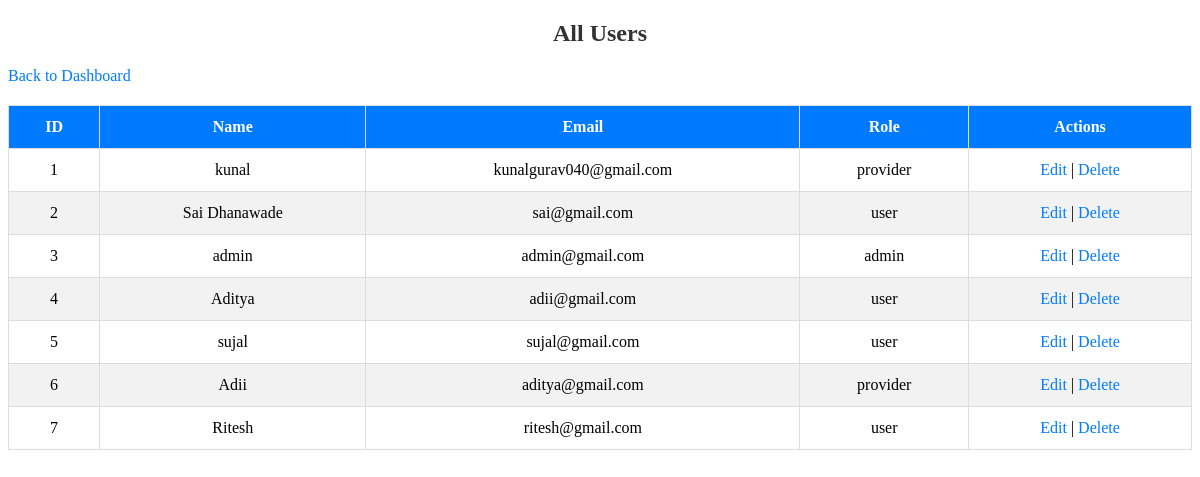
The app's page /admin/view_users.php (signed in) with its own data.
### tables this page shows
CREATE TABLE `users` (
  `id` int(11) NOT NULL,
  `name` varchar(100) NOT NULL,
  `email` varchar(100) NOT NULL,
  `password` varchar(255) NOT NULL,
  `role` enum('user','provider','admin') DEFAULT 'user',
  `created_at` timestamp NOT NULL DEFAULT current_timestamp()
);

### admin/view_users.php (the view, shortened to what this page needs)
<?php
include '../config.php';
$stmt = $pdo->prepare("SELECT id, name, email, role FROM users");
$stmt->execute();
$users = $stmt->fetchAll(PDO::FETCH_ASSOC);
?>
<!DOCTYPE html>
<html lang="en">
<head>
</head>
<body>
    <h2>All Users</h2>
    <a href="dashboard.php">Back to Dashboard</a>
    <table>
        <thead>
            <tr>
                <th>ID</th>
                <th>Name</th>
                <th>Email</th>
                <th>Role</th>
                <th>Actions</th>
            </tr>
        </thead>
        <tbody>
            <?php foreach ($users as $user): ?>
            <tr>
                <td><?php echo htmlspecialchars($user['id']); ?></td>
                <td><?php echo htmlspecialchars($user['name']); ?></td>
                <td><?php echo htmlspecialchars($user['email']); ?></td>
                <td><?php echo htmlspecialchars($user['role']); ?></td>
                <td>
                    <a href="edit_user.php?id=<?php echo $user['id']; ?>">Edit</a> |
                    <a href="delete_user.php?id=<?php echo $user['id']; ?>" onclick="return confirm('Are you sure you want to delete this user?')">Delete</a>
                </td>
            </tr>
            <?php endforeach; ?>
        </tbody>
    </table>
</body>
</html>

### admin/view_users.php (style rules this page uses)
table, th, td { border: 1px solid black; border-collapse: collapse; padding: 10px; }
th { background-color: #f2f2f2; }
h2 { color: #333; text-align: center; }
table { width: 100%; border-collapse: collapse; margin-top: 20px; }
th, td { border: 1px solid #ddd; padding: 12px; text-align: center; }
th { background-color: #007bff; color: white; }
tbody tr:nth-child(even) { background-color: #f2f2f2; }
a { color: #007bff; text-decoration: none; }

### records on screen
users: id "1", name "kunal", email "kunalgurav040@gmail.com", role "provider"
users: id "2", name "Sai Dhanawade", email "sai@gmail.com", role "user"
users: id "3", name "admin", email "admin@gmail.com", role "admin"
users: id "4", name "Aditya", email "adii@gmail.com", role "user"
users: id "5", name "sujal", email "sujal@gmail.com", role "user"
users: id "6", name "Adii", email "aditya@gmail.com", role "provider"
users: id "7", name "Ritesh", email "ritesh@gmail.com", role "user"
